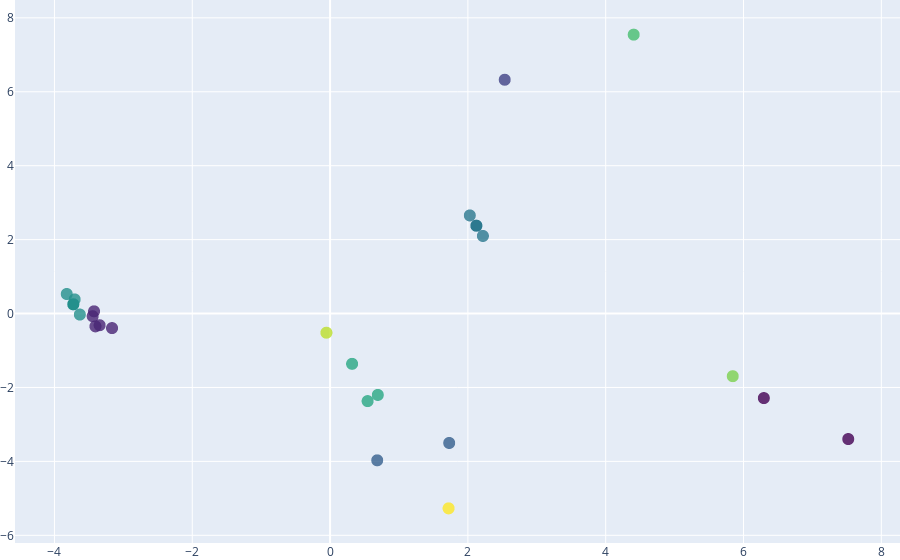

The code cell stored with this chart in its notebook:
### Code cell
fig = go.FigureWidget(data=[dict(type = 'scattergl',
    x=spcadf['x'],
    y=spcadf['y'],
    #z=spcadf['z'],
    hoverinfo = 'text',
    hovertext = (spcadf['ID']),
    mode='markers',
    marker=dict(
        size=12,
        color=pred_y,                # set color to an array/list of desired values
        colorscale='Viridis',   # choose a colorscale
        opacity=0.8 
    )
)])

# tight layout
fig.update_layout(margin=dict(l=0, r=0, b=0, t=0))
fig.show()

### Figure 1 — Plotly figure (JSON) as saved in the notebook; plotly's stock layout.template omitted (floating-point values rounded to 4 significant figures)
{"data": [{"hoverinfo": "text", "hovertext": ["10", "11", "13", "14", "15", "16", "17", "18", "19", "20", "21", "22", "23", "24", "34", "35", "36", "37", "38", "39", "40", "41", "42", "43", "44", "45", "46", "47", "48"], "marker": {"color": [1, 1, 5, 1, 5, 5, 10, 3, 3, 6, 6, 6, 9, 5, 5, 1, 5, 1, 5, 0, 8, 0, 4, 4, 7, 2, 4, 4, 4], "colorscale": [[0, "#440154"], [0.1111, "#482878"], [0.2222, "#3e4989"], [0.3333, "#31688e"], [0.4444, "#26828e"], [0.5556, "#1f9e89"], [0.6667, "#35b779"], [0.7778, "#6ece58"], [0.8889, "#b5de2b"], [1, "#fde725"]], "opacity": 0.8, "size": 12}, "mode": "markers", "type": "scattergl", "uid": "aa17eac4-6ed6-4983-bb56-c64243264460", "x": [-3.345, -3.405, -3.632, -3.164, -3.727, -3.727, 1.72, 0.6842, 1.729, 0.6926, 0.5451, 0.3197, -0.05321, -3.707, -3.727, -3.445, -3.727, -3.426, -3.822, 7.52, 5.844, 6.295, 2.123, 2.218, 4.406, 2.534, 2.123, 2.123, 2.028], "y": [-0.3162, -0.3464, -0.02744, -0.3933, 0.2505, 0.2505, -5.27, -3.97, -3.502, -2.202, -2.369, -1.36, -0.5191, 0.382, 0.2505, -0.07138, 0.2505, 0.06006, 0.5285, -3.396, -1.695, -2.287, 2.376, 2.098, 7.545, 6.325, 2.376, 2.376, 2.654]}], "layout": {"margin": {"b": 0, "l": 0, "r": 0, "t": 0}}}
